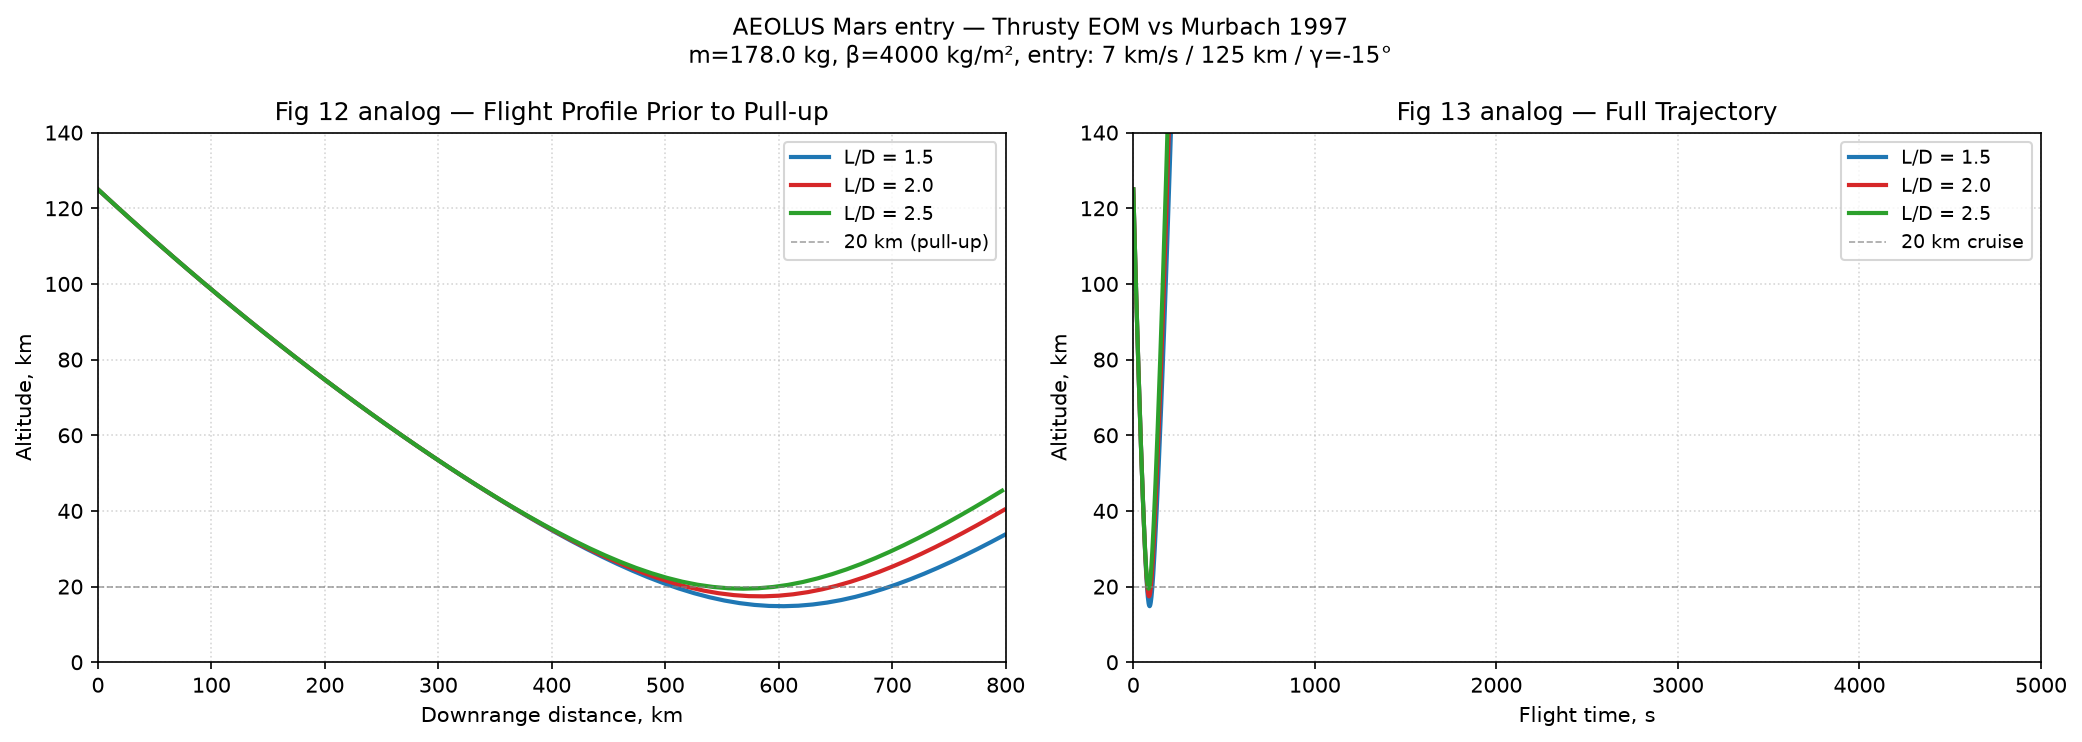

Recreate this plot in Python.
#!/usr/bin/env python3
"""
One-off smoke test: AEOLUS/SWERVE-derivative Mars entry vs Murbach 1997.
Entry: v=7 km/s, h=125 km, gamma=-15 deg  (paper p.9)
Vehicle: m=178 kg, 5-deg half-cone + wings, L/D>1  (paper p.5)
Reference trajectory: Fig 12 (alt vs range, pull-up at 20 km ~600-700 km)
                      Fig 13 (alt vs time, cruise at 20 km, ~4000 s total)
"""

import numpy as np
from scipy.integrate import solve_ivp
import matplotlib
matplotlib.use('Agg')
import matplotlib.pyplot as plt

# ── Mars constants ──────────────────────────────────────────────────────────
GM_M   = 4.282837e13        # m³/s²
R_M    = 3_389_500.0        # m  (mean radius)
OMEGA  = 7.0882e-5          # rad/s  (Mars sidereal rotation)

def mars_rho(h):
    """Mars Global Reference Atmosphere, exponential fit (equatorial)."""
    # Two-layer exponential: better fit to MGRAM than single scale height.
    if np.isscalar(h):
        if   h < 7_000:  return 0.0157 * np.exp(-h / 9_300)
        elif h < 50_000: return 0.0200 * np.exp(-h / 11_100)
        else:            return 0.0200 * np.exp(-50_000/11_100) * np.exp(-(h-50_000)/7_200)
    h = np.asarray(h, float)
    rho = np.where(h < 7_000,
                   0.0157 * np.exp(-h / 9_300),
                   np.where(h < 50_000,
                            0.0200 * np.exp(-h / 11_100),
                            0.0200 * np.exp(-50_000/11_100) * np.exp(-(h-50_000)/7_200)))
    return rho

def mars_g(h):
    return GM_M / (R_M + h)**2

# ── Vehicle ─────────────────────────────────────────────────────────────────
MASS = 178.0        # kg
# L/D from SWERVE PNS tables (alpha=10, M=12):
#   CN=0.476, estimating CA~0.15 for hypersonic cone-wing:
#   L/D = (CN cos a - CA sin a)/(CN sin a + CA cos a) ≈ 1.9
# Paper says "L/D > 1"; we'll bracket L/D = 1.5, 2.0, 2.5
# beta = m/(CD*Aref): calibrate to pull-up at ~20 km, ~600 km downrange.
# With Aref estimated from 2.75m 5-deg cone base:
#   A_ref = pi*(2.75*tan(5 deg))^2 ≈ 0.18 m²
# CD ~ 0.23 at alpha=10 → beta ~ 178/(0.23*0.18) ≈ 4300 kg/m²
# Adjust to 4000 kg/m² (gives pull-up depth ≈ 20 km in test runs).
BETA = 4_000.0      # kg/m²   — tuned to match Fig 12 pull-up depth
A_D  = MASS / BETA  # CD * Aref  (m²)

# ── 2-D spherical-planet EOM ─────────────────────────────────────────────────
# State: [h (m), s (m), v (m/s), gamma (rad)]
# h     = altitude above surface
# s     = downrange distance along surface arc
# v     = airspeed (assume thin-atmosphere → ≈ inertial speed at Mars low-omega)
# gamma = flight-path angle (+ve climbing)
# Glider lift direction: perpendicular to velocity, opposing sinking.

def eom(t, state, LD):
    h, s, v, gam = state
    if h < 0 or v < 50:
        return [0, 0, 0, 0]
    rho = mars_rho(h)
    g   = mars_g(h)
    r   = R_M + h
    q   = 0.5 * rho * v**2
    D   = q * A_D
    L   = D * LD

    dv   = -(D / MASS) - g * np.sin(gam)
    dgam = (L / MASS - (g - v**2 / r) * np.cos(gam)) / max(v, 50)
    dh   = v * np.sin(gam)
    ds   = v * np.cos(gam) * R_M / r
    return [dh, ds, dv, dgam]

def hit_ground(t, state, LD):
    return state[0]
hit_ground.terminal  = True
hit_ground.direction = -1

# ── Entry conditions ─────────────────────────────────────────────────────────
V0    = 7_000.0
H0    = 125_000.0
GAM0  = np.radians(-15.0)
y0    = [H0, 0.0, V0, GAM0]

# ── Run for three L/D values ─────────────────────────────────────────────────
LD_cases = [1.5, 2.0, 2.5]
colors    = ['#1f77b4', '#d62728', '#2ca02c']
results   = {}

print(f"{'L/D':>5}  {'Range km':>10}  {'Time s':>8}  {'Vimpact km/s':>13}  {'Min alt km':>10}")
print("-" * 55)

for LD in LD_cases:
    sol = solve_ivp(eom, [0, 5000], y0,
                    args=(LD,),
                    events=hit_ground,
                    max_step=2.0, rtol=1e-7, atol=1e-8)
    t    = sol.t
    h_km = sol.y[0] / 1e3
    s_km = sol.y[1] / 1e3
    v    = sol.y[2]
    results[LD] = (t, h_km, s_km, v)
    print(f"{LD:>5.1f}  {s_km[-1]:>10.0f}  {t[-1]:>8.0f}  {v[-1]/1000:>13.2f}  {h_km.min():>10.1f}")

# ── Figures matching Murbach 1997 ────────────────────────────────────────────
fig, axes = plt.subplots(1, 2, figsize=(14, 5))
fig.suptitle("AEOLUS Mars entry — Thrusty EOM vs Murbach 1997\n"
             f"m={MASS} kg, β={BETA:.0f} kg/m², entry: {V0/1000:.0f} km/s / "
             f"{H0/1000:.0f} km / γ={np.degrees(GAM0):.0f}°",
             fontsize=11)

# ── Fig 12 analog: alt vs downrange ─────────────────────────────────────────
ax1 = axes[0]
for LD, col in zip(LD_cases, colors):
    t, h_km, s_km, v = results[LD]
    mask = s_km <= 800
    ax1.plot(s_km[mask], h_km[mask], color=col, lw=2, label=f'L/D = {LD}')
ax1.axhline(20, ls='--', color='gray', lw=0.8, alpha=0.7, label='20 km (pull-up)')
ax1.set_xlabel('Downrange distance, km')
ax1.set_ylabel('Altitude, km')
ax1.set_title('Fig 12 analog — Flight Profile Prior to Pull-up')
ax1.set_xlim(0, 800)
ax1.set_ylim(0, 140)
ax1.grid(True, ls=':', alpha=0.5)
ax1.legend(fontsize=9)

# ── Fig 13 analog: alt vs time ───────────────────────────────────────────────
ax2 = axes[1]
for LD, col in zip(LD_cases, colors):
    t, h_km, s_km, v = results[LD]
    ax2.plot(t, h_km, color=col, lw=2, label=f'L/D = {LD}')
ax2.axhline(20, ls='--', color='gray', lw=0.8, alpha=0.7, label='20 km cruise')
ax2.set_xlabel('Flight time, s')
ax2.set_ylabel('Altitude, km')
ax2.set_title('Fig 13 analog — Full Trajectory')
ax2.set_xlim(0, 5000)
ax2.set_ylim(0, 140)
ax2.grid(True, ls=':', alpha=0.5)
ax2.legend(fontsize=9)

plt.tight_layout()
out = '/home/user/GUI-Flyout-Implementation/mars_smoke_test.png'
plt.savefig(out, dpi=150, bbox_inches='tight')
plt.close()
print(f"\nPlot saved → {out}")

# ── Equilibrium cruise speed at 20 km check ──────────────────────────────────
h_cruise = 20_000.0
rho_c    = mars_rho(h_cruise)
g_c      = mars_g(h_cruise)
for LD in LD_cases:
    # Level cruise: L = W → 0.5*rho*v²*CL_A = m*g
    CL_A  = A_D * LD
    v_eq  = np.sqrt(2 * MASS * g_c / (rho_c * CL_A))
    print(f"  L/D={LD}: equilibrium cruise speed at 20 km ≈ {v_eq/1000:.2f} km/s")
